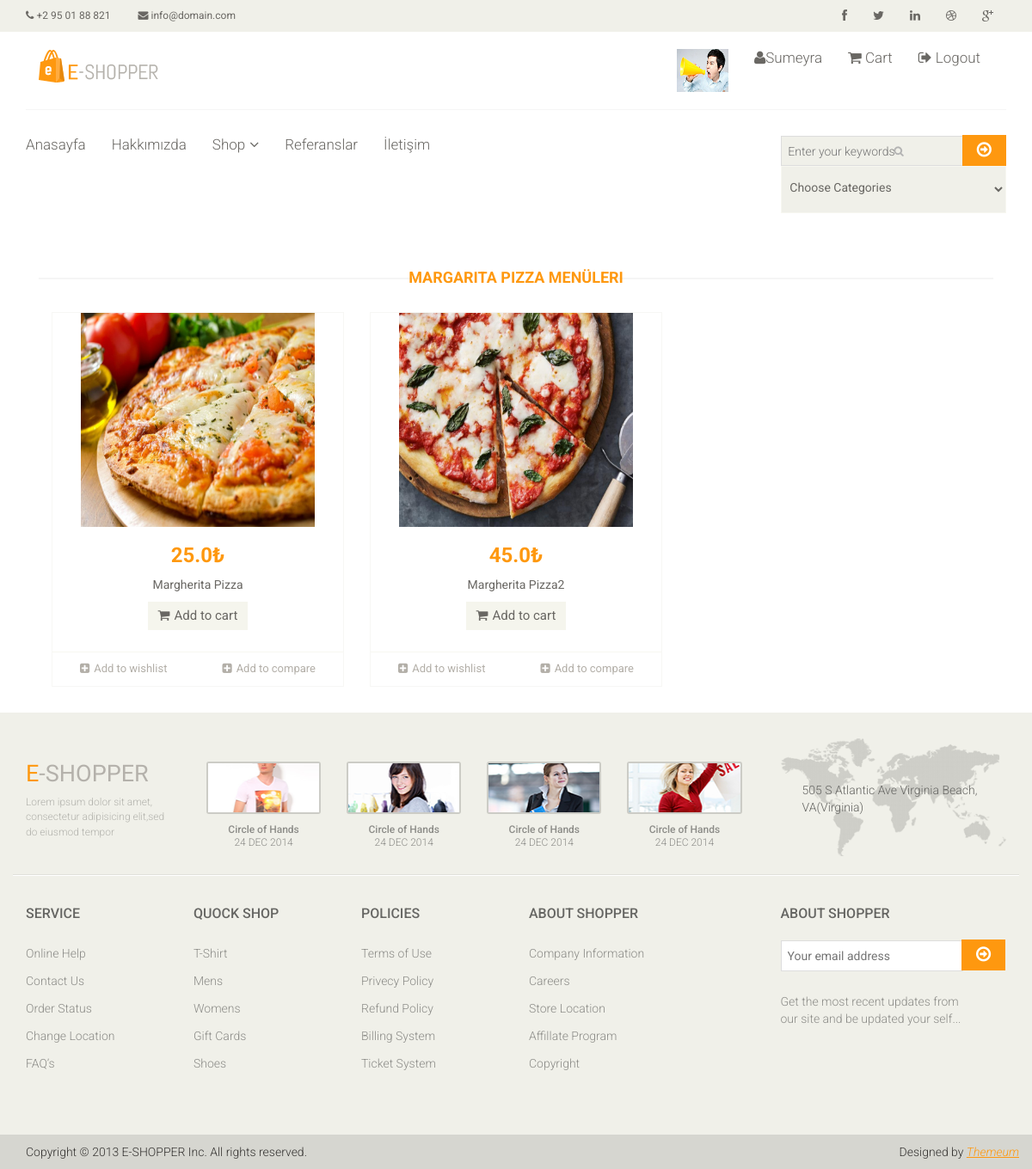
Page /category/11/Margarita-Pizza/ (signed in) on the committed database.
### food/models.py (models this page shows, shortened)
class Category(MPTTModel):
    STATUS = (
        ('True', 'Evet'),
        ('False', 'Hayır'),
    )
    title = models.CharField(max_length=100, unique=True)
    keywords = models.CharField(max_length=255, blank=True)
    description = models.CharField(max_length=255, blank=True)
    image = models.ImageField(blank=True, upload_to='images/')
    status = models.CharField(max_length=10, choices=STATUS)
    slug = models.SlugField(null=False, unique=True)
    parent = TreeForeignKey('self', blank=True, null=True, related_name='children', on_delete=models.CASCADE)
    create_at = models.DateTimeField(auto_now_add=True)
    update_at = models.DateTimeField(auto_now=True)
    class MPTTMeta:
        order_insertion_by = ['title']
    def image_tag(self):
        return mark_safe('<img src="{}" height="50"/>'.format(self.image.url))
    image_tag.short_description = 'Image'

class Food(models.Model):
    STATUS = (
        ('True', 'Evet'),
        ('False', 'Hayır'),
    )
    category = models.ForeignKey(Category, on_delete=models.CASCADE) #relation with Category table
    title = models.CharField(max_length=150)
    keywords = models.CharField(max_length=255, blank=True)
    description = models.CharField(max_length=255, blank=True)
    image = models.ImageField(blank=True, upload_to='images/')
    price = models.FloatField()
    amount = models.IntegerField()
    detail = RichTextUploadingField()
    slug = models.SlugField(null=False, unique=True)
    status = models.CharField(max_length=10, choices=STATUS)
    create_at = models.DateTimeField(auto_now_add=True)
    update_at = models.DateTimeField(auto_now=True)
    def image_tag(self):
        return mark_safe('<img src="{}" height="50"/>'.format(self.image.url))
    image_tag.short_description = 'Image'

### home/views.py (the view)
# urls.py: path('category/<int:id>/<slug:slug>/', views.category_products, name='category_products'),
def category_products(request,id,slug):
    category = Category.objects.all()
    categorydata = Category.objects.get(pk=id)
    products = Food.objects.filter(category_id=id)
    context = {'products': products,
               'category': category,
               'categorydata': categorydata
               }
    return render(request,'products.html',context)

### home/templates/products.html (shortened to what this page needs)
{% extends "homebase.html" %}
{% block content %}
    <div id="contact-page" class="container">
        <div class="bg">
            <div class="row">
                <div class="col-sm-12">
                    <div id="gmap" class="contact-map">
                        <div class="col-sm-12">
                            <div class="features_items">
                                <h2 class="title text-center">{{categorydata.title}} Menüleri</h2>
                                {% for rs in products %}
                                    <div class="col-sm-4">
                                        <div class="product-image-wrapper">
                                            <div class="single-products">
                                                <div class="productinfo text-center">
                                                    <img src="{{  rs.image.url }} " style="height: 249px;width: 272px" alt="" />
                                                    <h2>{{ rs.price }}₺</h2>
                                                    <p>{{ rs.title }}</p>
                                                    <a href="/food/{{ rs.id }}/{{ rs.slug }}" class="btn btn-default add-to-cart"><i class="fa fa-shopping-cart"></i>Add to cart</a>
                                                </div>
                                                <div class="product-overlay">
                                                    <div class="overlay-content">
                                                    </div>
                                                </div>
                                            </div>
                                            <div class="choose">
                                                <ul class="nav nav-pills nav-justified">
                                                    <li><a href="#"><i class="fa fa-plus-square"></i>Add to wishlist</a></li>
                                                    <li><a href="#"><i class="fa fa-plus-square"></i>Add to compare</a></li>
                                                </ul>
                                            </div>
                                        </div>
                                    </div>
                                {% endfor %}
                            </div>
                        </div>
                    </div>
                </div>
            </div>
        </div>
    </div>
{% endblock %}

### home/templates/header.html (shortened to what this page needs)
{% load static %}
<header id="header">
    <div class="header_top">
        <div class="container">
            <div class="row">
                <div class="col-sm-6">
                    <div class="contactinfo">
                        <ul class="nav nav-pills">
                            <li><a href="#"><i class="fa fa-phone"></i> +2 95 01 88 821</a></li>
                            <li><a href="#"><i class="fa fa-envelope"></i> info@domain.com</a></li>
                        </ul>
                    </div>
                </div>
                <div class="col-sm-6">
                    <div class="social-icons pull-right">
                        <ul class="nav navbar-nav">
                            <li><a href="#"><i class="fa fa-facebook"></i></a></li>
                            <li><a href="#"><i class="fa fa-twitter"></i></a></li>
                            <li><a href="#"><i class="fa fa-linkedin"></i></a></li>
                            <li><a href="#"><i class="fa fa-dribbble"></i></a></li>
                            <li><a href="#"><i class="fa fa-google-plus"></i></a></li>
                        </ul>
                    </div>
                </div>
            </div>
        </div>
    </div>
    <div class="header-middle">
        <div class="container">
            <div class="row">
                <div class="col-md-4 clearfix">
                    <div class="logo pull-left">
                        <a href="/"><img src="{% static 'images/home/logo.png' %}" alt="" /></a>
                    </div>
                </div>
                <div class="col-md-8 clearfix">
                    <div class="mainmenu pull-right">
                        <ul class="nav navbar-nav">
                            {% if user.id is not None %}
                                <li>
                                    <img class="media-object" src="{% static 'images/blog/man-two.jpg' %}" style="width: 60px" height="50px" alt="">
                                </li>
                                <li class="dropdown"><a href="#"><i class="fa fa-user"></i>{{ user.first_name }}</a>
                                </li>
                                <li><a href="cart.html"><i class="fa fa-shopping-cart"></i> Cart</a></li>
                                <li><a href="/logout/"><i class="fa fa-sign-out"></i> Logout</a></li>
                            {% else %}
                                <li><a href="/login/"><i class="fa fa-lock"></i> Login</a></li>
                                <li><a href="/signup/"><i class="fa fa-heart"></i> Sign Up</a></li>
                            {% endif %}
                        </ul>
                    </div>
                </div>
            </div>
        </div>
    </div>
    <div class="header-bottom">
        <div class="container">
            <div class="row">
                <div class="col-sm-6">
                    <div class="mainmenu pull-left">
                        <ul class="nav navbar-nav collapse navbar-collapse">
                            <li><a href="/">Anasayfa</a></li>
                            <li><a href="/hakkimizda">Hakkımızda</a></li>
                            <li class="dropdown"><a href="#">Shop<i class="fa fa-angle-down"></i></a>
                            </li>
                            <li><a href="/referanslar">Referanslar</a></li>
                            <li><a href="/iletisim">İletişim</a></li>
                        </ul>
                    </div>
                </div>
                <div class="col-sm-6">
                    <div class="search_box pull-right">
                        <form action="/search/" class="searchform" method="post">
                            <input id="query" name="query" type="text" placeholder="Enter your keywords">
                            <button type="submit" class="btn btn-default"><i class="fa fa-arrow-circle-o-right"></i></button>
                            <br>
                            <select name="catid" class="input category-products">
                                <option value="0">Choose Categories</option>
                                {% load mptt_tags %}
                            </select>
                        </form>
                    </div>
                </div>
            </div>
        </div>
    </div>
</header>

### home/static/css/main.css (style rules this page uses)
body { font-family: 'Roboto', sans-serif; position: relative; font-weight: 400px; }
ul li { list-style: none; }
a { -webkit-transition: 300ms; transition: 300ms; }
h1, h2, h3, h4, h5, h6 { font-family: 'Roboto', sans-serif; }
.header_top { background: none repeat scroll 0 0 #F0F0E9; }
.contactinfo ul li:first-child { margin-left: -15px; }
.contactinfo ul li a { font-size: 12px; color: #696763; font-family: 'Roboto', sans-serif; }
.social-icons ul li a { border: 0 none; border-radius: 0; color: #696763; padding: 0px; }
.social-icons ul li { display: inline-block; }
.social-icons ul li a i { padding: 11px 15px; transition: all 0.9s ease 0s; -moz-transition: all 0.9s ease 0s; -webkit-transition: all 0.9s ease 0s; -o-transition: all 0.9s ease 0s; }
.header-middle .container .row { border-bottom: 1px solid #f5f5f5; margin-left: 0; margin-right: 0; padding-bottom: 20px; padding-top: 20px; }
.header-bottom { padding-bottom: 30px; padding-top: 30px; }
.navbar-collapse.collapse { padding-left: 0; }
.mainmenu ul li { padding-right: 15px; padding-left: 15px; }
.mainmenu ul li:first-child { padding-left: 0px; }
.mainmenu ul li a { color: #696763; font-family: 'Roboto', sans-serif; font-size: 17px; font-weight: 300; padding: 0; padding-bottom: 10px; }
.search_box input { background: #F0F0E9; border: medium none; color: #B2B2B2; font-family: 'roboto'; font-size: 12px; font-weight: 300; height: 35px; outline: medium none; padding-left: 10px; width: 155px; background-image: url(../images/home/searchicon.png); background-repeat: no-repeat; background-position: 130px; }
.fa-angle-down { padding-left: 5px; }
.searchform input { border: 1px solid #DDDDDD; color: #CCCCC6; font-family: 'Roboto', sans-serif; font-size: 14px; margin-top: 0; outline: medium none; padding: 7px; width: 212px; }
.searchform button { background: #FE980F; border: medium none; border-radius: 0; margin-left: -5px; margin-top: -3px; padding: 7px 17px; }
.searchform button i { color: #FFFFFF; font-size: 20px; }
.category-products { border: 1px solid #F7F7F0; margin-bottom: 35px; padding-bottom: 20px; padding-top: 15px; }
.left-sidebar h2:after, h2.title:after { content: " "; position: absolute; border: 1px solid #f5f5f5; bottom: 8px; left: 0; width: 100%; height: 0; z-index: -2; }
h2.title:before { content: " "; position: absolute; background: #fff; bottom: -6px; width: 220px; height: 30px; z-index: -1; left: 50%; margin-left: -110px; }
.features_items { overflow: hidden; }
h2.title { color: #FE980F; font-family: 'Roboto', sans-serif; font-size: 18px; font-weight: 700; margin: 0 15px; text-transform: uppercase; margin-bottom: 30px; position: relative; }
.product-image-wrapper { border: 1px solid #F7F7F5; overflow: hidden; margin-bottom: 30px; }
.single-products { position: relative; }
.productinfo h2 { color: #FE980F; font-family: 'Roboto', sans-serif; font-size: 24px; font-weight: 700; }
.productinfo p { font-family: 'Roboto', sans-serif; font-size: 14px; font-weight: 400; color: #696763; }
.productinfo img { width: 100%; }
.productinfo { position: relative; }
.product-overlay { background: rgba(254, 152, 15, .8); top: 0; display: none; height: 0; position: absolute; -webkit-transition: height 500ms ease 0s; transition: height 500ms ease 0s; width: 100%; display: block; }
.product-overlay .overlay-content { bottom: 0; position: absolute; bottom: 0; text-align: center; width: 100%; }
.add-to-cart { background: #F5F5ED; border: 0 none; border-radius: 0; color: #696763; font-family: 'Roboto', sans-serif; font-size: 15px; margin-bottom: 25px; }
.add-to-cart i { margin-right: 5px; }
.choose { border-top: 1px solid #F7F7F0; }
.choose ul li a { color: #B3AFA8; font-family: 'Roboto', sans-serif; font-size: 13px; padding-left: 0; padding-right: 0; }
.choose ul li a i { margin-right: 5px; }
.bg h2.title { margin-right: 0; margin-left: 0; margin-top: 0; }
.user_info input, select, textarea { background: #F0F0E9; border: 0; color: #696763; padding: 5px; width: 100%; border-radius: 0; resize: none }
.contact-map { width: 100%; height: 385px; margin-bottom: 70px }

### rows in the picture
Category: title "MARGARITA PIZZA"
Food: image (picture), price "25.0", title "Margherita Pizza"
Food: image (picture), price "45.0", title "Margherita Pizza2"

### other values in the picture
{{ user.first_name }} "Sumeyra"
